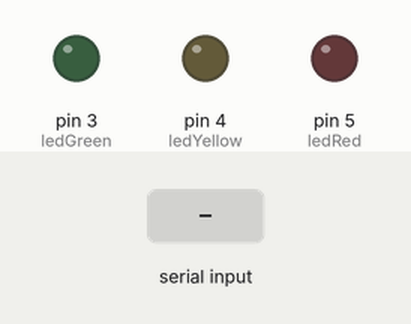
Simulated run of this sketch. Board: Arduino Uno, built with avr-gcc and run on an emulated ATmega328P. Parts: output pins drawn as LEDs (lit = HIGH). Inputs (shaded band) come from the test bench.

Above: at 1.2 s.
1.3 s: "1" received over Serial
At 2.3 s:
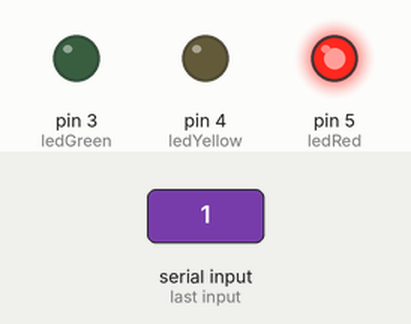
2.8 s: "3" received over Serial
At 3.4 s:
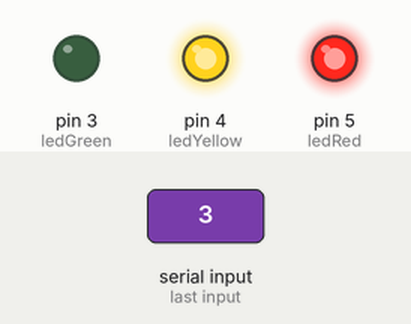
4.3 s: "0" received over Serial
At 4.6 s:
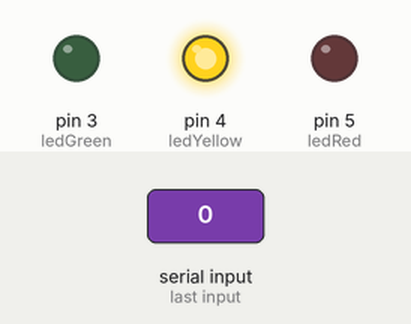
5.8 s: "5" received over Serial
At 6.9 s:
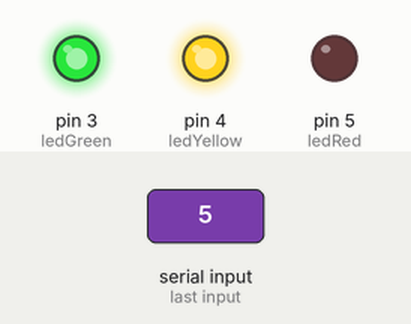
7.3 s: "2" received over Serial
At 8.0 s:
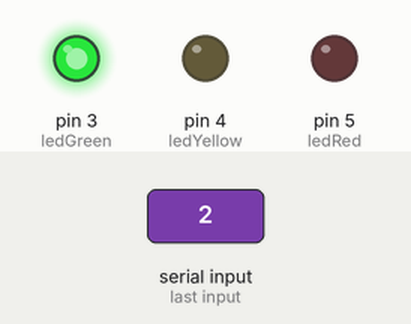
8.8 s: "4" received over Serial
At 9.2 s:
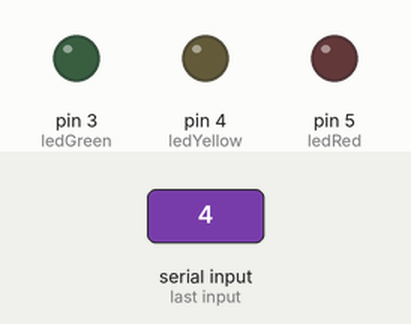
Timing chart, 0 to 11.3 s (numbered marks = the images above; inputs shaded):
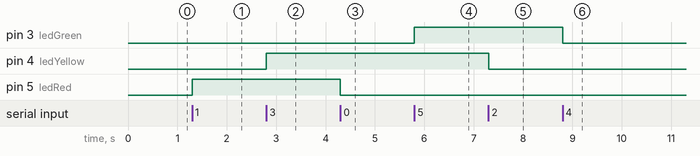

Measured:
- after the input at 1.3 s, pin 5 (ledRed): LOW → HIGH at once
- after the input at 2.8 s, pin 4 (ledYellow): LOW → HIGH at once
- after the input at 4.3 s, pin 5 (ledRed): HIGH → LOW at once
- after the input at 5.8 s, pin 3 (ledGreen): LOW → HIGH at once
- after the input at 7.3 s, pin 4 (ledYellow): HIGH → LOW at once
- after the input at 8.8 s, pin 3 (ledGreen): HIGH → LOW at once

The sketch:

task_3.ino
```cpp
int ledGreen = 3;
int ledYellow = 4;
int ledRed = 5;
int incomingByte;

void setup()
{
  Serial.begin(9600);
  pinMode(ledGreen, OUTPUT);
  pinMode(ledYellow, OUTPUT);
  pinMode(ledRed, OUTPUT);
}


void loop()
{
  if(Serial.available()>0)
  {

    incomingByte = Serial.read();
    switch(incomingByte){
      case '1': //Red on
          digitalWrite(ledRed, HIGH);
          break;
      case '0': //Red off
          digitalWrite(ledRed, LOW);
          break;
      case '3': //Yellow on
          digitalWrite(ledYellow, HIGH);
          break;
      case '2': //Yellow off
          digitalWrite(ledYellow, LOW);
          break;
      case '5': //Green on
          digitalWrite(ledGreen, HIGH);
          break;
      case '4': //Green off
          digitalWrite(ledGreen, LOW);
          break;
      }
   }
}
```
